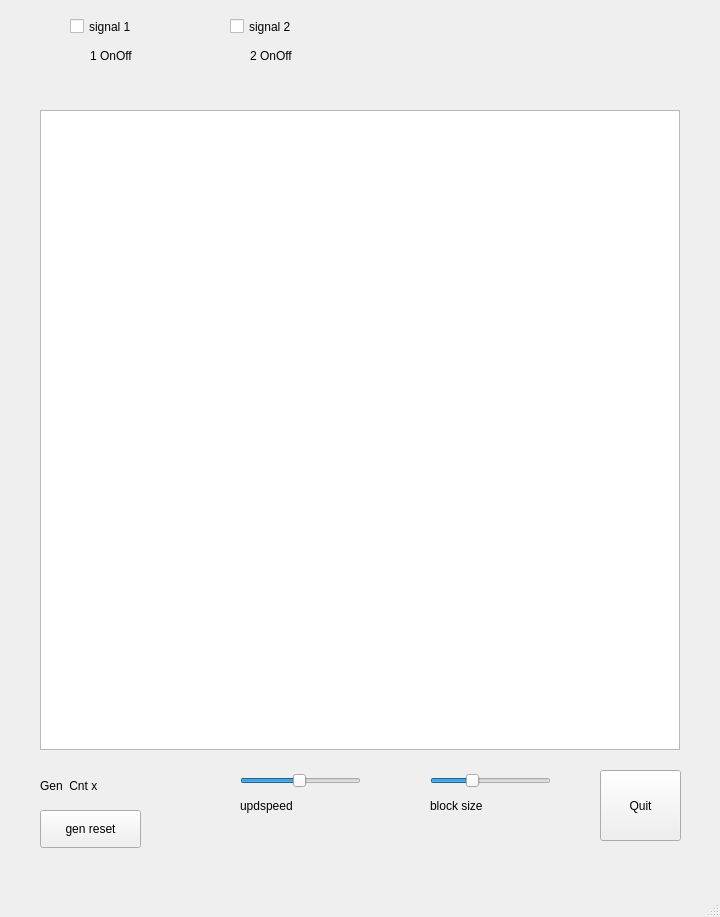
<?xml version="1.0" encoding="UTF-8"?>
<ui version="4.0">
 <class>MainWindow</class>
 <widget class="QMainWindow" name="MainWindow">
  <property name="geometry">
   <rect>
    <x>0</x>
    <y>0</y>
    <width>720</width>
    <height>917</height>
   </rect>
  </property>
  <property name="windowTitle">
   <string>MainWindow</string>
  </property>
  <widget class="QWidget" name="centralwidget">
   <widget class="QGraphicsView" name="graphicsView">
    <property name="geometry">
     <rect>
      <x>40</x>
      <y>110</y>
      <width>640</width>
      <height>640</height>
     </rect>
    </property>
   </widget>
   <widget class="QPushButton" name="pushButton">
    <property name="geometry">
     <rect>
      <x>600</x>
      <y>770</y>
      <width>81</width>
      <height>71</height>
     </rect>
    </property>
    <property name="text">
     <string>Quit</string>
    </property>
   </widget>
   <widget class="QSlider" name="SliderUpdateSpeed">
    <property name="geometry">
     <rect>
      <x>240</x>
      <y>770</y>
      <width>121</width>
      <height>21</height>
     </rect>
    </property>
    <property name="minimum">
     <number>1</number>
    </property>
    <property name="maximum">
     <number>100</number>
    </property>
    <property name="value">
     <number>50</number>
    </property>
    <property name="sliderPosition">
     <number>50</number>
    </property>
    <property name="orientation">
     <enum>Qt::Horizontal</enum>
    </property>
    <property name="invertedAppearance">
     <bool>false</bool>
    </property>
    <property name="invertedControls">
     <bool>false</bool>
    </property>
   </widget>
   <widget class="QLabel" name="labelUpdspeed">
    <property name="geometry">
     <rect>
      <x>240</x>
      <y>790</y>
      <width>121</width>
      <height>31</height>
     </rect>
    </property>
    <property name="text">
     <string>updspeed</string>
    </property>
   </widget>
   <widget class="QLabel" name="labelOut1">
    <property name="geometry">
     <rect>
      <x>90</x>
      <y>40</y>
      <width>71</width>
      <height>31</height>
     </rect>
    </property>
    <property name="text">
     <string>1 OnOff</string>
    </property>
   </widget>
   <widget class="QLabel" name="labelOut2">
    <property name="geometry">
     <rect>
      <x>250</x>
      <y>40</y>
      <width>71</width>
      <height>31</height>
     </rect>
    </property>
    <property name="text">
     <string>2 OnOff</string>
    </property>
   </widget>
   <widget class="QCheckBox" name="checkBox1">
    <property name="geometry">
     <rect>
      <x>70</x>
      <y>10</y>
      <width>101</width>
      <height>33</height>
     </rect>
    </property>
    <property name="styleSheet">
     <string notr="true">font: 75 16pt &quot;PibotoLt&quot;;</string>
    </property>
    <property name="text">
     <string>signal 1</string>
    </property>
   </widget>
   <widget class="QCheckBox" name="checkBox2">
    <property name="geometry">
     <rect>
      <x>230</x>
      <y>10</y>
      <width>101</width>
      <height>33</height>
     </rect>
    </property>
    <property name="text">
     <string>signal 2</string>
    </property>
   </widget>
   <widget class="QLabel" name="labelGen">
    <property name="geometry">
     <rect>
      <x>40</x>
      <y>770</y>
      <width>111</width>
      <height>31</height>
     </rect>
    </property>
    <property name="text">
     <string>Gen  Cnt x</string>
    </property>
   </widget>
   <widget class="QLabel" name="labelBlocksize">
    <property name="geometry">
     <rect>
      <x>430</x>
      <y>790</y>
      <width>121</width>
      <height>31</height>
     </rect>
    </property>
    <property name="text">
     <string>block size</string>
    </property>
   </widget>
   <widget class="QSlider" name="SliderBlocksize">
    <property name="geometry">
     <rect>
      <x>430</x>
      <y>770</y>
      <width>121</width>
      <height>21</height>
     </rect>
    </property>
    <property name="minimum">
     <number>1</number>
    </property>
    <property name="maximum">
     <number>10</number>
    </property>
    <property name="pageStep">
     <number>2</number>
    </property>
    <property name="value">
     <number>4</number>
    </property>
    <property name="sliderPosition">
     <number>4</number>
    </property>
    <property name="orientation">
     <enum>Qt::Horizontal</enum>
    </property>
    <property name="invertedAppearance">
     <bool>false</bool>
    </property>
    <property name="invertedControls">
     <bool>false</bool>
    </property>
   </widget>
   <widget class="QPushButton" name="btnGenReset">
    <property name="geometry">
     <rect>
      <x>40</x>
      <y>810</y>
      <width>101</width>
      <height>38</height>
     </rect>
    </property>
    <property name="text">
     <string>gen reset</string>
    </property>
   </widget>
  </widget>
  <widget class="QMenuBar" name="menubar">
   <property name="geometry">
    <rect>
     <x>0</x>
     <y>0</y>
     <width>720</width>
     <height>34</height>
    </rect>
   </property>
  </widget>
  <widget class="QStatusBar" name="statusbar"/>
 </widget>
 <resources/>
 <connections/>
</ui>
